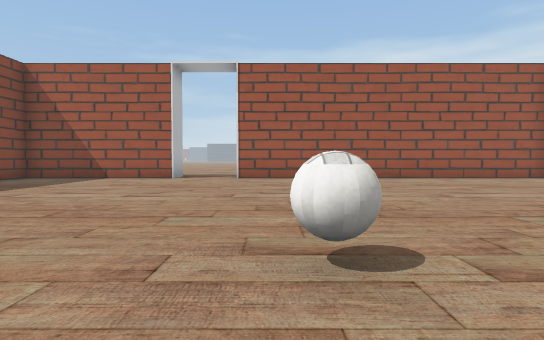
view 1 (above)

24 first-person views from a walk through a Unity game level. The camera is 1.2 m above the floor, tilts 2° down and sees 80° across. The floor is counted in squares, 2 m on a side. Each view is taken from the middle of a square. On the plan, view 1 faces up. The plan holds only what a view shows up to about 10 squares ahead; the rest is blank. The place goes on beyond the plan. Some surface patterns are stand-ins.

view 2
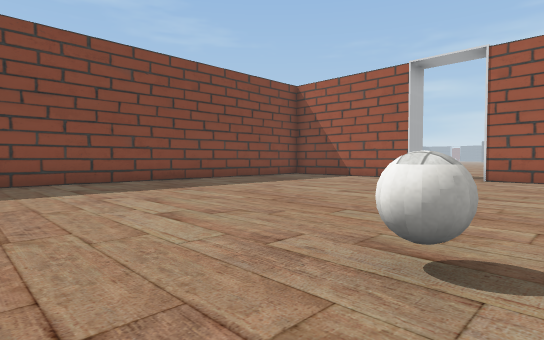

view 3
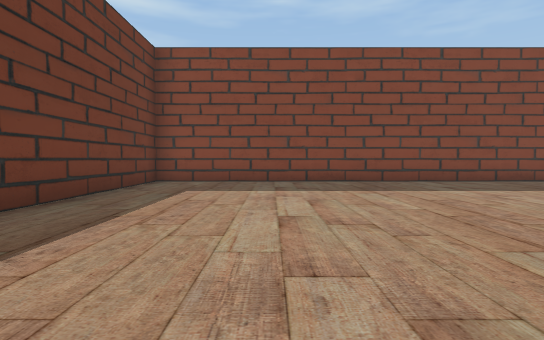

view 4
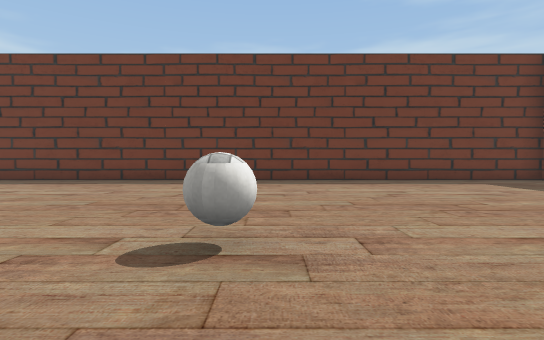

view 5
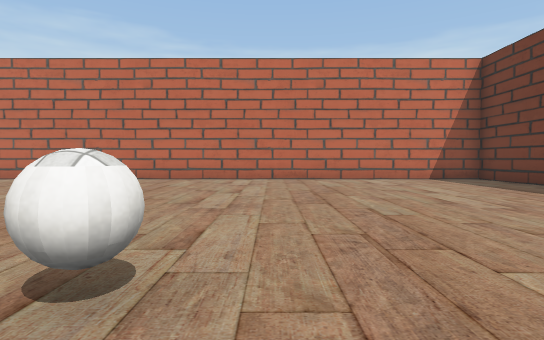

view 6
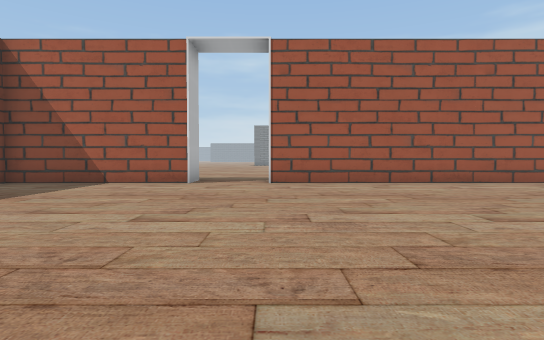

view 7
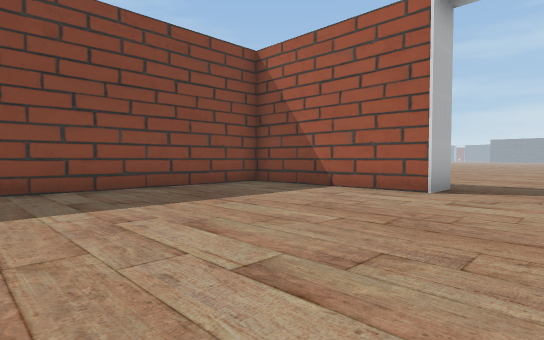

view 8
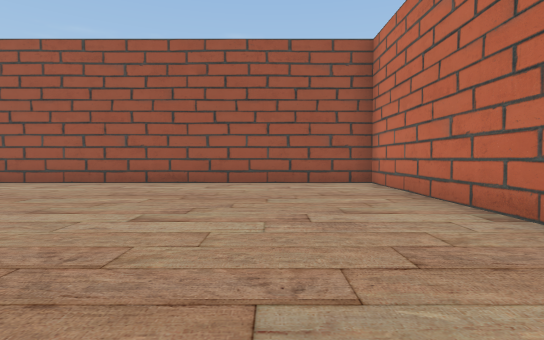

view 9
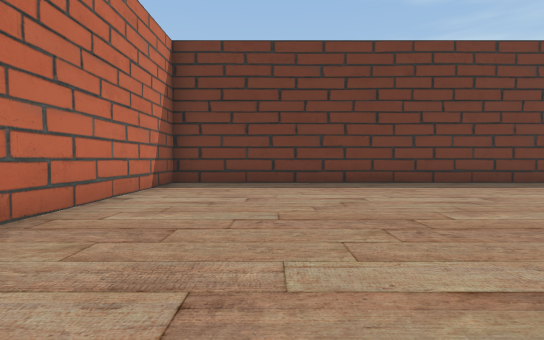

view 10
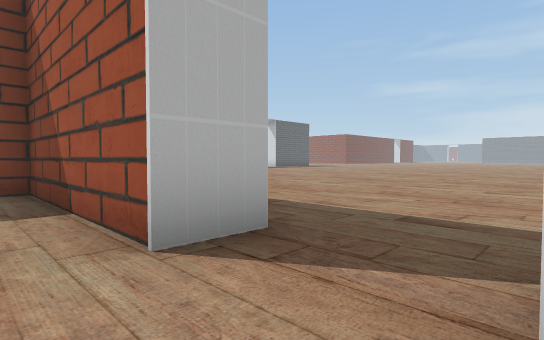

view 11
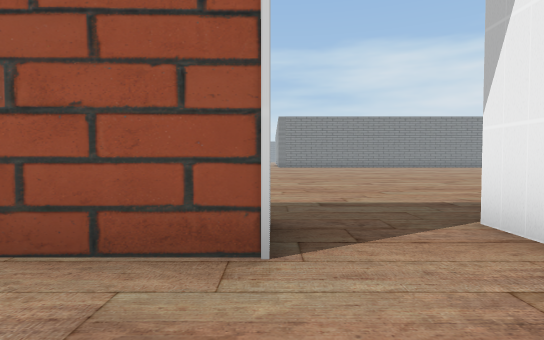

view 12
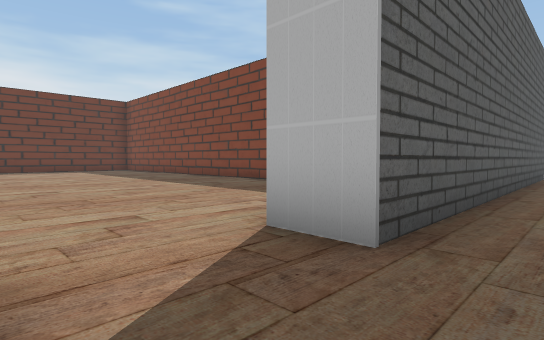

view 13
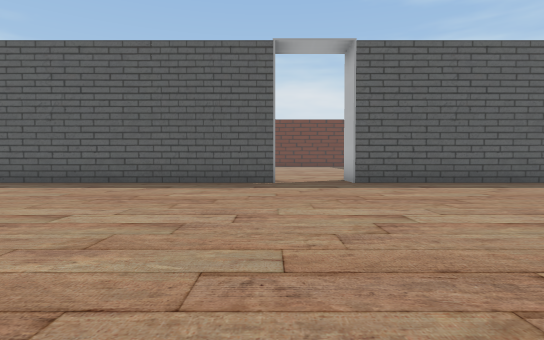

view 14
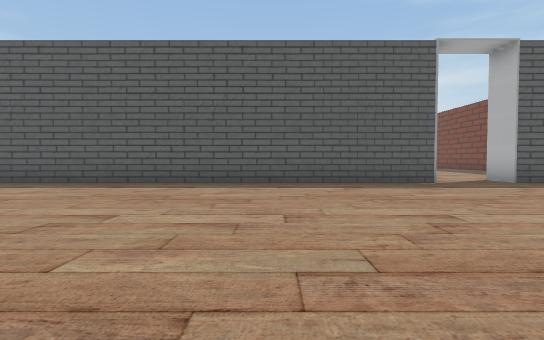

view 15
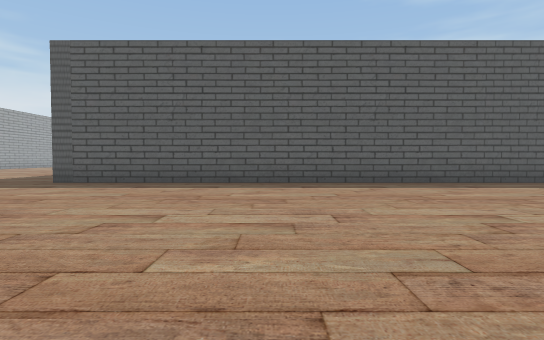

view 16
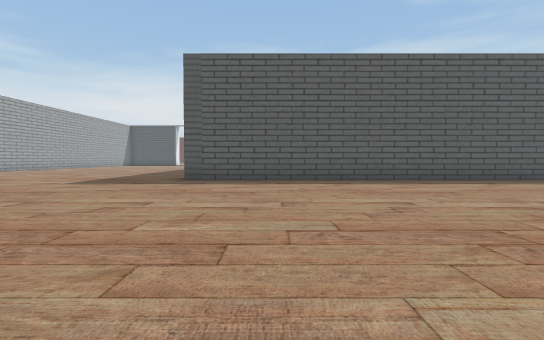

view 17
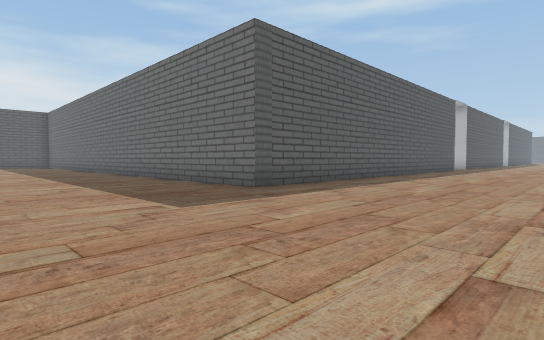

view 18
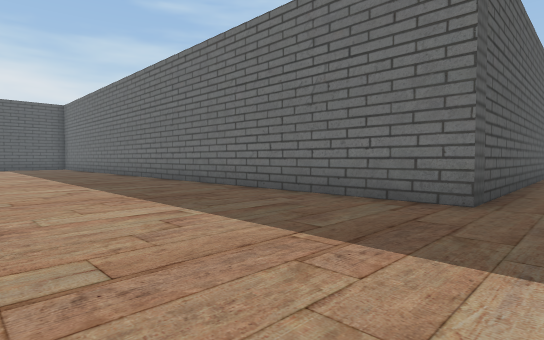

view 19
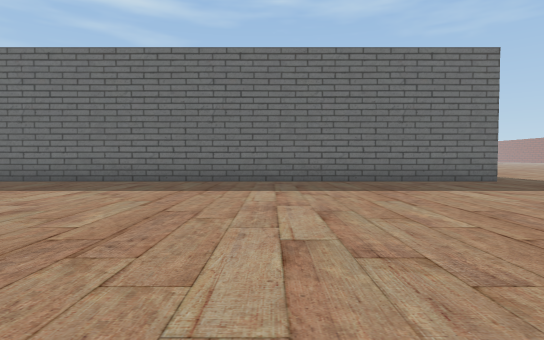

view 20
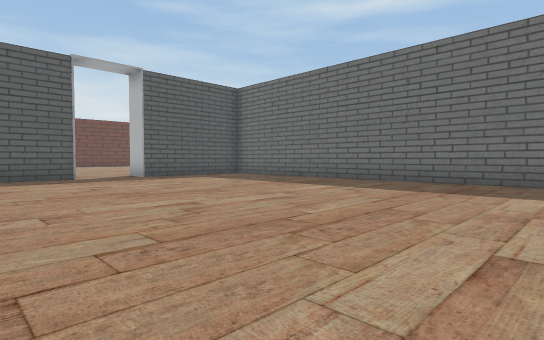

view 21
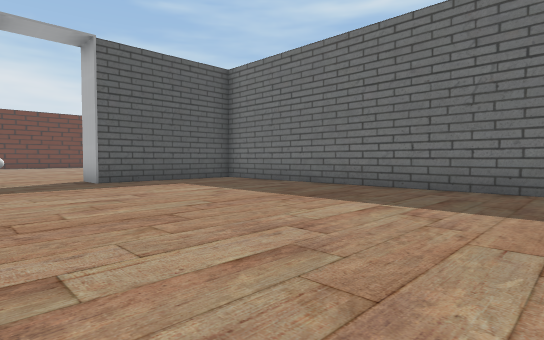

view 22
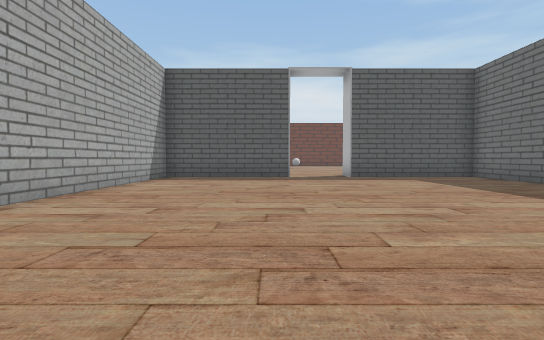

view 23
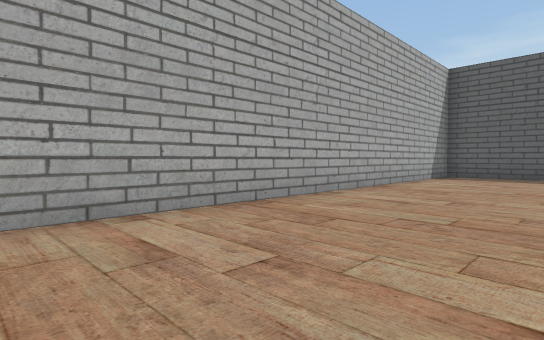

view 24
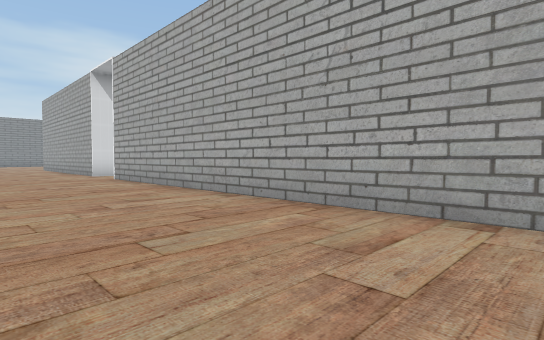

### Floor plan
Points are (right, up) in squares from view 1. A wall is a line through its corners. A room is listed if a view was taken in it or the views show most of it. See-through windows are left out.
Room 1 (views 1, 2, 3, 4, 5, 6, 7, 8, 9, 10, 11)
walls: (-3, 9.9) (-7.5, 9.9) (-7.5, -5) (8.5, -5) (8.5, 9.9) (-1.1, 9.9)
ways out: opening at (-2, 10.5) to room 2
objects: ball (0, 2)
Room 2 (views 12, 13, 14, 15, 16, 17, 18, 19, 20, 21, 22, 23, 24)
walls: (-1.1, 10.2) (-1.1, 11) (12.4, 11) (12.4, -8); (-8.5, 11) (-3, 11) (-3, 9.9); (22.4, -8) (22.4, 10.9)
ways out: opening at (-2, 10.5) to room 1

Positions as (right, up) in squares from view 1, and headings:
1: (0, 0), facing up
2: (1, 0), facing up-left
3: (1, -2), facing left
4: (0, 4), facing down
5: (-1, 1), facing right
6: (-1, 2), facing up
7: (-1, 4), facing up-left
8: (6, 2), facing up
9: (6, 3), facing down
10: (-1, 9), facing up-left
11: (-3, 8), facing up
12: (-1, 12), facing down-left
13: (-1, 19), facing down
14: (3, 19), facing down
15: (7, 19), facing down
16: (10, 20), facing down
17: (17, 16), facing down-left
18: (17, 12), facing down-left
19: (21, 5), facing left
20: (21, 2), facing down-left
21: (19, 0), facing down-left
22: (19, 2), facing down
23: (19, 3), facing down-right
24: (19, 1), facing up-right
